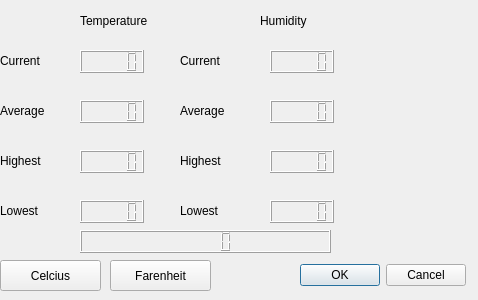
<?xml version="1.0" encoding="UTF-8"?>
<ui version="4.0">
 <class>Dialog</class>
 <widget class="QDialog" name="Dialog">
  <property name="geometry">
   <rect>
    <x>0</x>
    <y>0</y>
    <width>478</width>
    <height>300</height>
   </rect>
  </property>
  <property name="windowTitle">
   <string>Dialog</string>
  </property>
  <widget class="QDialogButtonBox" name="buttonBox">
   <property name="geometry">
    <rect>
     <x>290</x>
     <y>260</y>
     <width>176</width>
     <height>31</height>
    </rect>
   </property>
   <property name="orientation">
    <enum>Qt::Horizontal</enum>
   </property>
   <property name="standardButtons">
    <set>QDialogButtonBox::Cancel|QDialogButtonBox::Ok</set>
   </property>
  </widget>
  <widget class="QLCDNumber" name="lcdNumber">
   <property name="geometry">
    <rect>
     <x>80</x>
     <y>50</y>
     <width>64</width>
     <height>23</height>
    </rect>
   </property>
  </widget>
  <widget class="QLCDNumber" name="lcdNumber_2">
   <property name="geometry">
    <rect>
     <x>270</x>
     <y>50</y>
     <width>64</width>
     <height>23</height>
    </rect>
   </property>
  </widget>
  <widget class="QLCDNumber" name="lcdNumber_3">
   <property name="geometry">
    <rect>
     <x>80</x>
     <y>100</y>
     <width>64</width>
     <height>23</height>
    </rect>
   </property>
  </widget>
  <widget class="QLCDNumber" name="lcdNumber_4">
   <property name="geometry">
    <rect>
     <x>270</x>
     <y>100</y>
     <width>64</width>
     <height>23</height>
    </rect>
   </property>
  </widget>
  <widget class="QLCDNumber" name="lcdNumber_5">
   <property name="geometry">
    <rect>
     <x>80</x>
     <y>150</y>
     <width>64</width>
     <height>23</height>
    </rect>
   </property>
  </widget>
  <widget class="QLCDNumber" name="lcdNumber_6">
   <property name="geometry">
    <rect>
     <x>270</x>
     <y>150</y>
     <width>64</width>
     <height>23</height>
    </rect>
   </property>
  </widget>
  <widget class="QLCDNumber" name="lcdNumber_7">
   <property name="geometry">
    <rect>
     <x>80</x>
     <y>200</y>
     <width>64</width>
     <height>23</height>
    </rect>
   </property>
  </widget>
  <widget class="QLCDNumber" name="lcdNumber_8">
   <property name="geometry">
    <rect>
     <x>270</x>
     <y>200</y>
     <width>64</width>
     <height>23</height>
    </rect>
   </property>
  </widget>
  <widget class="QLabel" name="label">
   <property name="geometry">
    <rect>
     <x>0</x>
     <y>50</y>
     <width>67</width>
     <height>21</height>
    </rect>
   </property>
   <property name="text">
    <string>Current</string>
   </property>
  </widget>
  <widget class="QLabel" name="label_2">
   <property name="geometry">
    <rect>
     <x>180</x>
     <y>50</y>
     <width>67</width>
     <height>21</height>
    </rect>
   </property>
   <property name="text">
    <string>Current</string>
   </property>
  </widget>
  <widget class="QLabel" name="label_3">
   <property name="geometry">
    <rect>
     <x>0</x>
     <y>100</y>
     <width>67</width>
     <height>21</height>
    </rect>
   </property>
   <property name="text">
    <string>Average</string>
   </property>
  </widget>
  <widget class="QLabel" name="label_4">
   <property name="geometry">
    <rect>
     <x>180</x>
     <y>100</y>
     <width>67</width>
     <height>21</height>
    </rect>
   </property>
   <property name="text">
    <string>Average</string>
   </property>
  </widget>
  <widget class="QLabel" name="label_5">
   <property name="geometry">
    <rect>
     <x>0</x>
     <y>150</y>
     <width>67</width>
     <height>21</height>
    </rect>
   </property>
   <property name="text">
    <string>Highest</string>
   </property>
  </widget>
  <widget class="QLabel" name="label_6">
   <property name="geometry">
    <rect>
     <x>180</x>
     <y>150</y>
     <width>67</width>
     <height>21</height>
    </rect>
   </property>
   <property name="text">
    <string>Highest</string>
   </property>
  </widget>
  <widget class="QLabel" name="label_7">
   <property name="geometry">
    <rect>
     <x>0</x>
     <y>200</y>
     <width>67</width>
     <height>21</height>
    </rect>
   </property>
   <property name="text">
    <string>Lowest</string>
   </property>
  </widget>
  <widget class="QLabel" name="label_8">
   <property name="geometry">
    <rect>
     <x>180</x>
     <y>200</y>
     <width>67</width>
     <height>21</height>
    </rect>
   </property>
   <property name="text">
    <string>Lowest</string>
   </property>
  </widget>
  <widget class="QLabel" name="label_9">
   <property name="geometry">
    <rect>
     <x>80</x>
     <y>10</y>
     <width>101</width>
     <height>21</height>
    </rect>
   </property>
   <property name="text">
    <string>Temperature</string>
   </property>
  </widget>
  <widget class="QLabel" name="label_10">
   <property name="geometry">
    <rect>
     <x>260</x>
     <y>10</y>
     <width>67</width>
     <height>21</height>
    </rect>
   </property>
   <property name="text">
    <string>Humidity</string>
   </property>
  </widget>
  <widget class="QPushButton" name="PushButton">
   <property name="geometry">
    <rect>
     <x>0</x>
     <y>260</y>
     <width>101</width>
     <height>31</height>
    </rect>
   </property>
   <property name="text">
    <string>Celcius</string>
   </property>
  </widget>
  <widget class="QPushButton" name="pushButton">
   <property name="geometry">
    <rect>
     <x>110</x>
     <y>260</y>
     <width>101</width>
     <height>31</height>
    </rect>
   </property>
   <property name="text">
    <string>Farenheit</string>
   </property>
  </widget>
  <widget class="QLCDNumber" name="lcdNumber_9">
   <property name="geometry">
    <rect>
     <x>80</x>
     <y>230</y>
     <width>251</width>
     <height>23</height>
    </rect>
   </property>
  </widget>
 </widget>
 <resources/>
 <connections>
  <connection>
   <sender>buttonBox</sender>
   <signal>accepted()</signal>
   <receiver>Dialog</receiver>
   <slot>accept()</slot>
   <hints>
    <hint type="sourcelabel">
     <x>248</x>
     <y>254</y>
    </hint>
    <hint type="destinationlabel">
     <x>157</x>
     <y>274</y>
    </hint>
   </hints>
  </connection>
  <connection>
   <sender>buttonBox</sender>
   <signal>rejected()</signal>
   <receiver>Dialog</receiver>
   <slot>reject()</slot>
   <hints>
    <hint type="sourcelabel">
     <x>316</x>
     <y>260</y>
    </hint>
    <hint type="destinationlabel">
     <x>286</x>
     <y>274</y>
    </hint>
   </hints>
  </connection>
 </connections>
</ui>
